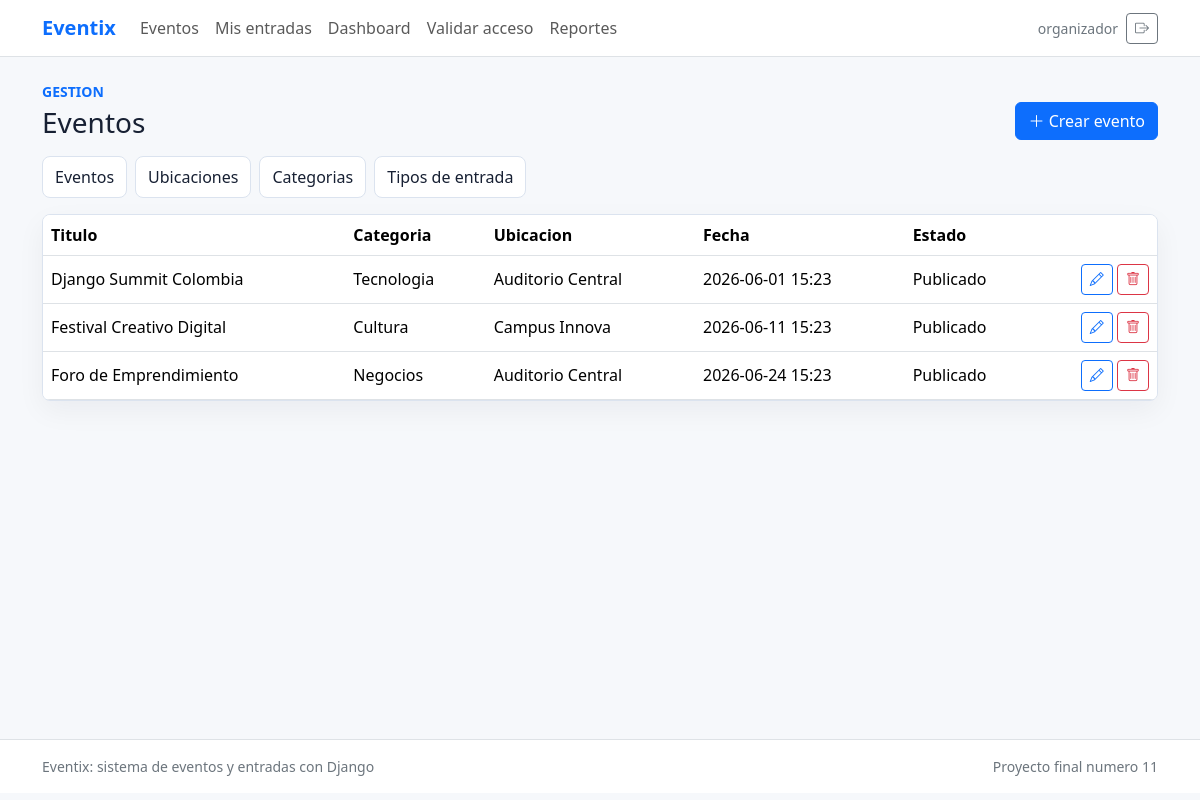
Page /gestion/eventos/ (signed in) on the committed database.
### eventos/models.py (models this page shows, shortened)
class Evento(models.Model):
    BORRADOR = 'borrador'
    PUBLICADO = 'publicado'
    FINALIZADO = 'finalizado'
    CANCELADO = 'cancelado'
    ESTADOS = [
        (BORRADOR, 'Borrador'),
        (PUBLICADO, 'Publicado'),
        (FINALIZADO, 'Finalizado'),
        (CANCELADO, 'Cancelado'),
    ]
    titulo = models.CharField(max_length=140)
    descripcion = models.TextField()
    categoria = models.ForeignKey(Categoria, on_delete=models.PROTECT, related_name='eventos')
    ubicacion = models.ForeignKey(Ubicacion, on_delete=models.PROTECT, related_name='eventos')
    organizador = models.ForeignKey(User, on_delete=models.PROTECT, related_name='eventos_creados')
    fecha_inicio = models.DateTimeField()
    fecha_fin = models.DateTimeField()
    capacidad = models.PositiveIntegerField()
    estado = models.CharField(max_length=20, choices=ESTADOS, default=PUBLICADO)
    imagen_url = models.URLField('URL de imagen', blank=True)
    creado = models.DateTimeField(auto_now_add=True)
    actualizado = models.DateTimeField(auto_now=True)
    class Meta:
        ordering = ['fecha_inicio']
        verbose_name = 'evento'
        verbose_name_plural = 'eventos'

class Categoria(models.Model):
    nombre = models.CharField(max_length=80, unique=True)
    descripcion = models.TextField(blank=True)
    class Meta:
        ordering = ['nombre']
        verbose_name = 'categoria'
        verbose_name_plural = 'categorias'

class Ubicacion(models.Model):
    nombre = models.CharField(max_length=120)
    direccion = models.CharField(max_length=180)
    ciudad = models.CharField(max_length=80, default='Bogota')
    capacidad = models.PositiveIntegerField()
    class Meta:
        ordering = ['ciudad', 'nombre']
        verbose_name = 'ubicacion'
        verbose_name_plural = 'ubicaciones'

### eventos/views.py (the view)
# urls.py: path('gestion/eventos/', views.eventos_admin, name='eventos_admin'),
@login_required
@organizador_required
def eventos_admin(request):
    eventos = Evento.objects.select_related('categoria', 'ubicacion', 'organizador')
    return render(request, 'eventos/eventos_admin.html', {'eventos': eventos})

### eventos/context_processors.py (called while the page is built)
def roles(request):
    user = request.user
    es_organizador = False
    if user.is_authenticated:
        es_organizador = user.is_staff or user.groups.filter(name='Organizador').exists()
    return {'es_organizador': es_organizador}

### eventos/views.py (called while the page is built)
def es_organizador(user):
    return user.is_authenticated and (
        user.is_staff or user.groups.filter(name='Organizador').exists()
    )

### eventos/templates/eventos/eventos_admin.html (shortened to what this page needs)
{% extends 'base.html' %}
{% block content %}
<div class="manager-heading">
  <div>
    <p class="text-uppercase small fw-semibold text-primary mb-1">Gestion</p>
    <h1 class="h3 mb-0">Eventos</h1>
  </div>
  <a class="btn btn-primary" href="{% url 'evento_crear' %}"><i class="bi bi-plus-lg"></i> Crear evento</a>
</div>
<div class="manager-tabs mb-3">
  <a href="{% url 'eventos_admin' %}">Eventos</a>
  <a href="{% url 'ubicaciones_admin' %}">Ubicaciones</a>
  <a href="{% url 'categorias_admin' %}">Categorias</a>
  <a href="{% url 'tipos_admin' %}">Tipos de entrada</a>
</div>
<div class="table-responsive data-panel">
  <table class="table align-middle mb-0">
    <thead><tr><th>Titulo</th><th>Categoria</th><th>Ubicacion</th><th>Fecha</th><th>Estado</th><th></th></tr></thead>
    <tbody>
      {% for evento in eventos %}
        <tr>
          <td>{{ evento.titulo }}</td>
          <td>{{ evento.categoria.nombre }}</td>
          <td>{{ evento.ubicacion.nombre }}</td>
          <td>{{ evento.fecha_inicio|date:'Y-m-d H:i' }}</td>
          <td>{{ evento.get_estado_display }}</td>
          <td class="text-end">
            <a class="btn btn-sm btn-outline-primary" href="{% url 'evento_editar' evento.pk %}"><i class="bi bi-pencil"></i></a>
            <a class="btn btn-sm btn-outline-danger" href="{% url 'evento_eliminar' evento.pk %}"><i class="bi bi-trash"></i></a>
          </td>
        </tr>
      {% endfor %}
    </tbody>
  </table>
</div>
{% endblock %}

### templates/base.html (shortened to what this page needs)
{% load static %}
<!doctype html>
<html lang="es">
<head>
  <link href="https://cdn.jsdelivr.net/npm/bootstrap@5.3.6/dist/css/bootstrap.min.css" rel="stylesheet">
  <link href="https://cdn.jsdelivr.net/npm/bootstrap-icons@1.11.3/font/bootstrap-icons.min.css" rel="stylesheet">
  <link href="{% static 'css/styles.css' %}" rel="stylesheet">
</head>
<body>
  <nav class="navbar navbar-expand-lg navbar-light bg-white border-bottom sticky-top">
    <div class="container">
      <a class="navbar-brand fw-bold text-primary" href="{% url 'home' %}">Eventix</a>
      <div class="collapse navbar-collapse" id="navbarMain">
        <ul class="navbar-nav me-auto mb-2 mb-lg-0">
          <li class="nav-item"><a class="nav-link" href="{% url 'home' %}">Eventos</a></li>
          {% if user.is_authenticated %}
            <li class="nav-item"><a class="nav-link" href="{% url 'mis_entradas' %}">Mis entradas</a></li>
          {% endif %}
          {% if es_organizador %}
            <li class="nav-item"><a class="nav-link" href="{% url 'dashboard' %}">Dashboard</a></li>
            <li class="nav-item"><a class="nav-link" href="{% url 'validar_acceso' %}">Validar acceso</a></li>
            <li class="nav-item"><a class="nav-link" href="{% url 'reportes' %}">Reportes</a></li>
          {% endif %}
        </ul>
        <div class="d-flex align-items-center gap-2">
          {% if user.is_authenticated %}
            <span class="small text-secondary d-none d-md-inline">{{ user.username }}</span>
            <form method="post" action="{% url 'logout' %}">
              <button class="btn btn-outline-secondary btn-sm" title="Cerrar sesion">
                <i class="bi bi-box-arrow-right"></i>
              </button>
            </form>
          {% else %}
            <a class="btn btn-outline-primary btn-sm" href="{% url 'login' %}">Entrar</a>
            <a class="btn btn-primary btn-sm" href="{% url 'registro' %}">Registro</a>
          {% endif %}
        </div>
      </div>
    </div>
  </nav>
  <main class="page-shell">
    <div class="container py-4">
      {% block content %}{% endblock %}
    </div>
  </main>
  <footer class="border-top bg-white py-3">
    <div class="container small text-secondary d-flex flex-column flex-md-row justify-content-between gap-2">
      <span>Eventix: sistema de eventos y entradas con Django</span>
      <span>Proyecto final numero 11</span>
    </div>
  </footer>
</body>
</html>

### static/css/styles.css (style rules this page uses)
:root { --ink: #172033; --muted: #64748b; --paper: #ffffff; --soft: #f6f8fb; --line: #dbe3ef; --primary: #2563eb; --teal: #0f766e; --amber: #f59e0b; }
body { background: var(--soft); color: var(--ink); }
.page-shell { min-height: calc(100vh - 118px); }
.navbar-brand { letter-spacing: 0; }
.filter-bar, .auth-panel, .checkout-panel, .form-panel, .delete-panel, .side-panel, .detail-panel, .data-panel, .chart-panel, .ticket-main, .ticket-qr { background: var(--paper); border: 1px solid var(--line); border-radius: 8px; box-shadow: 0 10px 28px rgba(15, 23, 42, .05); }
.manager-heading { display: flex; justify-content: space-between; align-items: end; gap: 16px; margin-bottom: 16px; }
.manager-tabs { display: flex; flex-wrap: wrap; gap: 8px; }
.manager-tabs a { color: var(--ink); text-decoration: none; border: 1px solid var(--line); border-radius: 8px; padding: 8px 12px; background: var(--paper); }

### rows in the picture
Evento: titulo "Django Summit Colombia", categoria.nombre "Tecnologia", ubicacion.nombre "Auditorio Central", fecha_inicio "2026-06-01 15:23", estado "Publicado"
Evento: titulo "Festival Creativo Digital", categoria.nombre "Cultura", ubicacion.nombre "Campus Innova", fecha_inicio "2026-06-11 15:23", estado "Publicado"
Evento: titulo "Foro de Emprendimiento", categoria.nombre "Negocios", ubicacion.nombre "Auditorio Central", fecha_inicio "2026-06-24 15:23", estado "Publicado"

### other values in the picture
{{ user.username }} "organizador"
